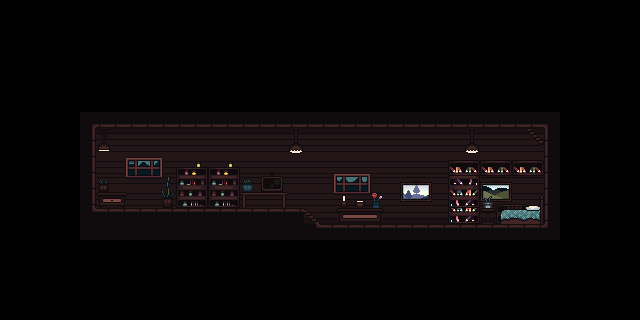

A level layout from a 2D game, rendered from its tile map. Below: a short description, then the map file with its tile-grid data intact:
An orthogonal 40x20 tile map with 16x16 px tiles, 2 tile layers (décor 2, décor 1), 3 tilesets and 6 objects.

<map version="1.10" tiledversion="1.12.1" orientation="orthogonal" renderorder="right-down" width="40" height="20" tilewidth="16" tileheight="16" infinite="0" nextlayerid="4" nextobjectid="8">
 <tileset firstgid="1" source="sm.tsx" />
 <tileset firstgid="241" source="Basic Tiles Only.tsx" />
 <tileset firstgid="5057" source="House (Outside And Inside) Tileset.tsx" />
 <layer id="1" name="décor 2" width="40" height="20">
  <data encoding="csv">
0,0,0,0,0,0,0,0,0,0,0,0,0,0,0,0,0,0,0,0,0,0,0,0,0,0,0,0,0,0,0,0,0,0,0,0,0,0,0,0,
0,0,0,0,0,0,0,0,0,0,0,0,0,0,0,0,0,0,0,0,0,0,0,0,0,0,0,0,0,0,0,0,0,0,0,0,0,0,0,0,
0,0,0,0,0,0,0,0,0,0,0,0,0,0,0,0,0,0,0,0,0,0,0,0,0,0,0,0,0,0,0,0,0,0,0,0,0,0,0,0,
0,0,0,0,0,0,0,0,0,0,0,0,0,0,0,0,0,0,0,0,0,0,0,0,0,0,0,0,0,0,0,0,0,0,0,0,0,0,0,0,
0,0,0,0,0,0,0,0,0,0,0,0,0,0,0,0,0,0,0,0,0,0,0,0,0,0,0,0,0,0,0,0,0,0,0,0,0,0,0,0,
0,0,0,0,0,0,0,0,0,0,0,0,0,0,0,0,0,0,0,0,0,0,0,0,0,0,0,0,0,0,0,0,0,0,0,0,0,0,0,0,
0,0,0,0,0,0,0,0,0,0,0,0,0,0,0,0,0,0,0,0,0,0,0,0,0,0,0,0,0,0,0,0,0,0,0,0,0,0,0,0,
0,0,0,0,0,1,16,16,16,16,16,16,16,16,16,16,16,16,16,16,16,16,16,16,16,16,16,16,16,16,16,16,16,16,30,0,0,0,0,0,
0,0,0,0,0,31,35,36,37,38,39,46,46,46,46,46,46,46,46,46,46,46,46,46,46,46,46,46,46,53,46,46,46,46,60,0,0,0,0,0,
0,0,0,0,0,61,65,66,67,68,69,76,76,76,76,76,76,76,76,76,76,76,76,76,76,76,76,76,76,83,76,76,76,76,90,0,0,0,0,0,
0,0,0,0,0,91,95,96,97,98,99,106,106,106,106,106,106,106,106,106,107,108,109,110,106,106,106,106,72,73,72,73,72,73,120,0,0,0,0,0,
0,0,0,0,0,121,125,126,127,128,129,136,136,136,136,136,136,136,136,136,137,138,139,140,136,136,136,136,136,136,142,143,144,136,150,0,0,0,0,0,
0,0,0,0,0,151,155,156,157,158,159,166,166,166,166,166,166,166,166,166,167,168,169,170,166,166,113,113,113,113,172,173,174,166,180,0,0,0,0,0,
0,0,0,0,0,181,182,183,184,185,186,187,188,189,190,191,192,193,194,195,197,198,199,200,196,196,196,201,201,201,202,203,204,196,210,0,0,0,0,0,
0,0,0,0,0,211,212,213,214,215,216,217,218,219,220,221,222,223,224,225,226,226,226,226,226,226,226,226,226,226,226,226,226,226,240,0,0,0,0,0,
0,0,0,0,0,0,0,0,0,0,0,0,0,0,0,0,0,0,0,0,0,0,0,0,0,0,0,0,0,0,0,0,0,0,0,0,0,0,0,0,
0,0,0,0,0,0,0,0,0,0,0,0,0,0,0,0,0,0,0,0,0,0,0,0,0,0,0,0,0,0,0,0,0,0,0,0,0,0,0,0,
0,0,0,0,0,0,0,0,0,0,0,0,0,0,0,0,0,0,0,0,0,0,0,0,0,0,0,0,0,0,0,0,0,0,0,0,0,0,0,0,
0,0,0,0,0,0,0,0,0,0,0,0,0,0,0,0,0,0,0,0,0,0,0,0,0,0,0,0,0,0,0,0,0,0,0,0,0,0,0,0,
0,0,0,0,0,0,0,0,0,0,0,0,0,0,0,0,0,0,0,0,0,0,0,0,0,0,0,0,0,0,0,0,0,0,0,0,0,0,0,0
</data>
 </layer>
 <layer id="2" name="décor 1" width="40" height="20">
  <data encoding="csv">
0,0,0,0,0,0,0,0,0,0,0,0,0,0,0,0,0,0,0,0,0,0,0,0,0,0,0,0,0,0,0,0,0,0,0,0,0,0,0,0,
0,0,0,0,0,0,0,0,0,0,0,0,0,0,0,0,0,0,0,0,0,0,0,0,0,0,0,0,0,0,0,0,0,0,0,0,0,0,0,0,
0,0,0,0,0,0,0,0,0,0,0,0,0,0,0,0,0,0,0,0,0,0,0,0,0,0,0,0,0,0,0,0,0,0,0,0,0,0,0,0,
0,0,0,0,0,0,0,0,0,0,0,0,0,0,0,0,0,0,0,0,0,0,0,0,0,0,0,0,0,0,0,0,0,0,0,0,0,0,0,0,
0,0,0,0,0,0,0,0,0,0,0,0,0,0,0,0,0,0,0,0,0,0,0,0,0,0,0,0,0,0,0,0,0,0,0,0,0,0,0,0,
0,0,0,0,0,0,0,0,0,0,0,0,0,0,0,0,0,0,0,0,0,0,0,0,0,0,0,0,0,0,0,0,0,0,0,0,0,0,0,0,
0,0,0,0,0,0,0,0,0,0,0,0,0,0,0,0,0,0,0,0,0,0,0,0,0,0,0,0,0,0,0,0,0,0,0,0,0,0,0,0,
0,0,0,0,0,0,0,0,0,0,0,0,0,0,0,0,0,0,0,0,0,0,0,0,0,0,0,0,0,0,0,0,0,0,0,0,0,0,0,0,
0,0,0,0,0,0,0,0,0,0,0,0,0,0,0,0,0,0,5194,0,0,0,0,0,0,0,0,0,0,0,0,0,0,5429,0,0,0,0,0,0,
0,0,0,0,0,0,0,0,0,0,0,0,0,0,0,0,0,0,5216,0,0,0,0,0,0,0,0,0,0,0,0,0,0,5451,0,0,0,0,0,0,
0,0,0,0,0,0,0,0,0,0,0,5091,5092,5091,5092,0,5263,5264,0,0,0,0,0,0,0,0,0,0,0,0,0,0,0,0,0,0,0,0,0,0,
0,0,0,0,0,0,0,0,0,0,0,5113,5114,5113,5114,5236,5327,5328,0,0,0,0,0,0,0,5337,5338,0,5243,5244,0,0,0,0,0,0,0,0,0,0,
0,0,0,0,0,0,0,0,0,0,0,5135,5136,5135,5136,5152,5153,5154,0,0,0,0,3221230711,0,0,5359,5360,0,5265,5266,0,1303,1304,1305,0,0,0,0,0,0,
0,0,0,0,0,0,0,0,0,0,0,0,0,0,0,0,0,0,0,0,0,0,0,0,0,0,0,0,5265,5266,0,1389,1390,1391,0,0,0,0,0,0,
0,0,0,0,0,0,0,0,0,0,0,0,0,0,0,0,0,0,0,0,0,0,0,0,0,0,0,0,0,0,0,0,0,0,0,0,0,0,0,0,
0,0,0,0,0,0,0,0,0,0,0,0,0,0,0,0,0,0,0,0,0,0,0,0,0,0,0,0,0,0,0,0,0,0,0,0,0,0,0,0,
0,0,0,0,0,0,0,0,0,0,0,0,0,0,0,0,0,0,0,0,0,0,0,0,0,0,0,0,0,0,0,0,0,0,0,0,0,0,0,0,
0,0,0,0,0,0,0,0,0,0,0,0,0,0,0,0,0,0,0,0,0,0,0,0,0,0,0,0,0,0,0,0,0,0,0,0,0,0,0,0,
0,0,0,0,0,0,0,0,0,0,0,0,0,0,0,0,0,0,0,0,0,0,0,0,0,0,0,0,0,0,0,0,0,0,0,0,0,0,0,0,
0,0,0,0,0,0,0,0,0,0,0,0,0,0,0,0,0,0,0,0,0,0,0,0,0,0,0,0,0,0,0,0,0,0,0,0,0,0,0,0
</data>
 </layer>
 <objectgroup id="3" name="collisions">
  <object id="1" x="80" y="208" width="224" height="32" />
  <object id="3" x="304" y="224" width="256" height="15.5" />
  <object id="4" x="544" y="112" width="15.75" height="128" />
  <object id="5" x="80" y="111.75" width="479.5" height="16.25" />
  <object id="6" x="80" y="112" width="16" height="128" />
  <object id="7" x="303.75" y="216.25" width="10.5" height="7.25" />
 </objectgroup>
</map>
